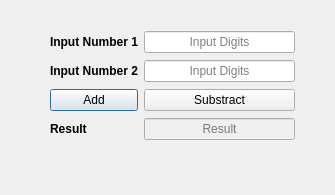
<?xml version="1.0" encoding="UTF-8"?>
<ui version="4.0">
 <class>MainDialog</class>
 <widget class="QDialog" name="MainDialog">
  <property name="geometry">
   <rect>
    <x>0</x>
    <y>0</y>
    <width>335</width>
    <height>195</height>
   </rect>
  </property>
  <property name="windowTitle">
   <string>MainDialog</string>
  </property>
  <widget class="QWidget" name="layoutWidget">
   <property name="geometry">
    <rect>
     <x>50</x>
     <y>30</y>
     <width>245</width>
     <height>114</height>
    </rect>
   </property>
   <layout class="QGridLayout" name="gridLayout">
    <item row="0" column="0">
     <widget class="QLabel" name="labelInput1">
      <property name="font">
       <font>
        <weight>75</weight>
        <bold>true</bold>
       </font>
      </property>
      <property name="text">
       <string>Input Number 1</string>
      </property>
     </widget>
    </item>
    <item row="0" column="1">
     <widget class="QLineEdit" name="inputEdit1">
      <property name="inputMethodHints">
       <set>Qt::ImhDigitsOnly</set>
      </property>
      <property name="alignment">
       <set>Qt::AlignCenter</set>
      </property>
      <property name="placeholderText">
       <string>Input Digits</string>
      </property>
     </widget>
    </item>
    <item row="1" column="0">
     <widget class="QLabel" name="labelInput2">
      <property name="font">
       <font>
        <weight>75</weight>
        <bold>true</bold>
       </font>
      </property>
      <property name="text">
       <string>Input Number 2</string>
      </property>
     </widget>
    </item>
    <item row="1" column="1">
     <widget class="QLineEdit" name="inputEdit2">
      <property name="inputMethodHints">
       <set>Qt::ImhDigitsOnly</set>
      </property>
      <property name="alignment">
       <set>Qt::AlignCenter</set>
      </property>
      <property name="placeholderText">
       <string>Input Digits</string>
      </property>
     </widget>
    </item>
    <item row="2" column="0">
     <widget class="QPushButton" name="pushButtonAdd">
      <property name="text">
       <string>Add</string>
      </property>
     </widget>
    </item>
    <item row="2" column="1">
     <widget class="QPushButton" name="pushButtonSubstract">
      <property name="text">
       <string>Substract</string>
      </property>
     </widget>
    </item>
    <item row="3" column="0">
     <widget class="QLabel" name="labelResult">
      <property name="font">
       <font>
        <weight>75</weight>
        <bold>true</bold>
       </font>
      </property>
      <property name="text">
       <string>Result</string>
      </property>
     </widget>
    </item>
    <item row="3" column="1">
     <widget class="QLineEdit" name="resultEdit">
      <property name="enabled">
       <bool>false</bool>
      </property>
      <property name="inputMethodHints">
       <set>Qt::ImhDigitsOnly</set>
      </property>
      <property name="alignment">
       <set>Qt::AlignCenter</set>
      </property>
      <property name="readOnly">
       <bool>true</bool>
      </property>
      <property name="placeholderText">
       <string>Result</string>
      </property>
     </widget>
    </item>
   </layout>
  </widget>
 </widget>
 <resources/>
 <connections/>
</ui>
